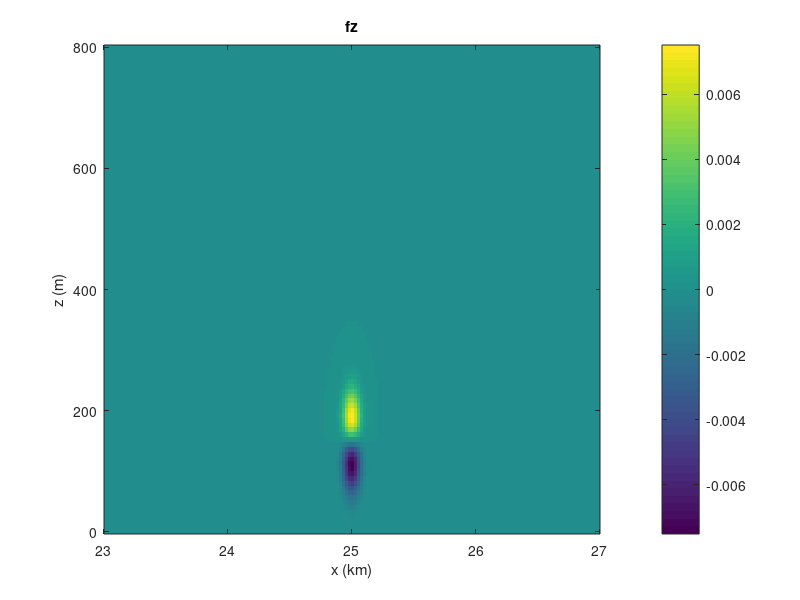
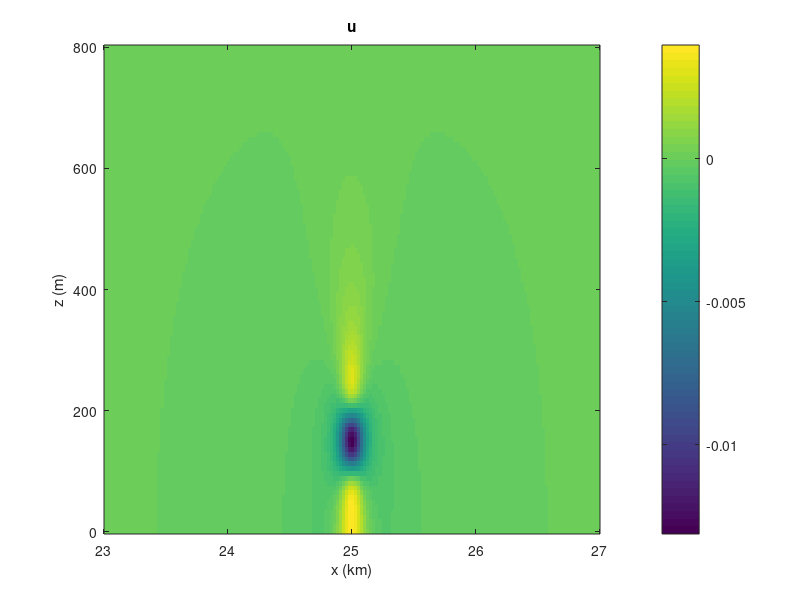
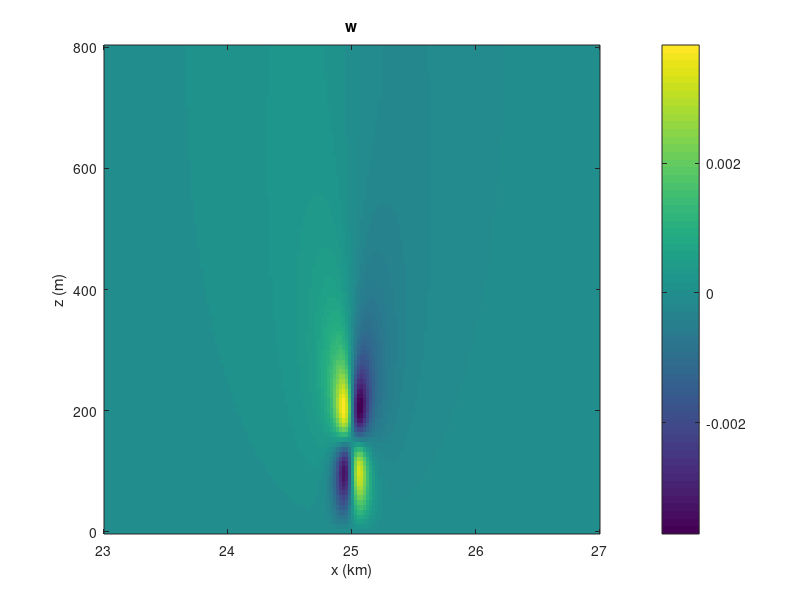

These charts were generated, in order, by the following MATLAB code:
clear; clc;

%% Parameters
U0 = 20;
Lx = 100000;
H  = 800;
Nx = 4096;
Nz = 101;

x  = linspace(0, Lx, Nx);
z  = linspace(0, H,  Nz);
dz = z(2) - z(1);

%% Turbine forcing f_x(x,z)
A    = 0.5;
x0   = Lx/4;
z0   = 150;
sigx = 50;
sigz = 40;

[X,Z] = meshgrid(x, z);

fx = -A .* exp(-(X-x0).^2/(2*sigx^2)) .* ...
         exp(-(Z-z0).^2/(2*sigz^2));

fz = fx .* (-(Z - z0)/sigz^2);

%% FFT in x
fx_hat = fft(fx, [], 2);
fz_hat = fft(fz, [], 2);

% Wavenumbers corresponding to FFT ordering
kvec = (2*pi/Lx) * [0:(Nx/2-1), -Nx/2:-1];

w_hat = zeros(Nz, Nx);

%% Loop over Fourier modes
for ik = 1:Nx
    k = kvec(ik);
    
    rhs = -1i * k * fz_hat(:,ik);   % Nz x 1 (complex)

    % Build matrix L for this k
    L = zeros(Nz, Nz);

    % Bottom BC: w(0) = 0  -> w_1 = 0
    L(1,1) = 1;
    rhs(1) = 0;

    % Interior points j = 2..Nz-1
    for j = 2:Nz-1
        L(j,j-1) =  U0/dz^2;
        L(j,j)   = -2*U0/dz^2 - U0*k^2;
        L(j,j+1) =  U0/dz^2;
    end

    % Top BC: w_z(H) = 0 -> (w_N - w_{N-1})/dz = 0
    L(Nz, :)    = 0;
    L(Nz, Nz)   =  1;
    L(Nz, Nz-1) = -1;
    rhs(Nz)     = 0;

    % Solve linear system for this Fourier mode
    w_hat(:,ik) = L \ rhs;
end

% Inverse FFT in x to get w(x,z)
w = ifft(w_hat, [], 2);
w = real(w);

%% Calculate u(x,z)

%Compute dw / dz for each Fourier mode
Wz = zeros(Nz, Nx);

for ik = 1:Nx
    wmode = w(:,ik);
    dwdz  = zeros(Nz,1);

    % interior points: central difference
    dwdz(2:Nz-1) = ( wmode(3:Nz) - wmode(1:Nz-2) ) / (2*dz);

    % bottom: forward difference
    dwdz(1) = (wmode(2) - wmode(1)) / dz;

    % top: Neumann BC w_z(H)=0
    dwdz(Nz) = 0;

    Wz(:,ik) = dwdz;
end

% Compute u(x,z)

dx = x(2) - x(1);
u  = zeros(Nz, Nx);

for j = 1:Nz
    u(j,:) = -cumtrapz(x, Wz(j,:));
end

%% Plot u(x,z) and w(x,z)

% Heatmap of fz
figure;
imagesc(x/1000, z, fz);
set(gca,'YDir','normal');
xlim([23,27]);
xlabel('x (km)');
ylabel('z (m)');
title("fz");
colorbar;


% Heatmap of u
figure;
imagesc(x/1000, z, u);
set(gca,'YDir','normal');
xlim([23,27]);
xlabel('x (km)');
ylabel('z (m)');
title("u")
colorbar;

% Heatmap of w
figure;
imagesc(x/1000, z, w);
set(gca,'YDir','normal');
xlim([23,27]);
xlabel('x (km)');
ylabel('z (m)');
title("w")
colorbar;

disp(u(:,1))
